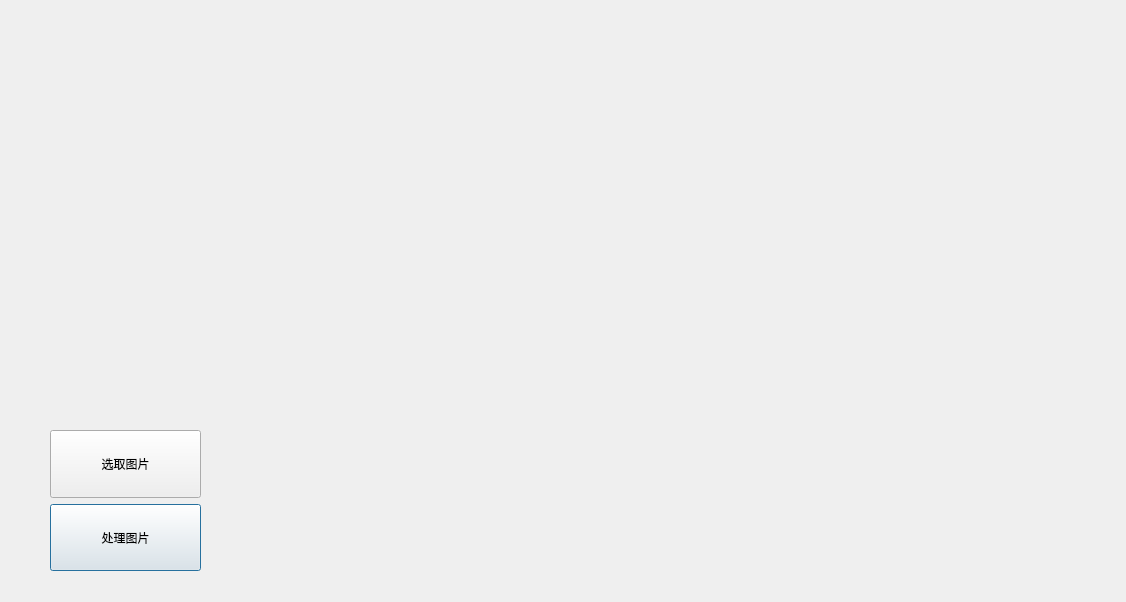
<?xml version="1.0" encoding="UTF-8"?>
<ui version="4.0">
 <class>MultiPicDialog</class>
 <widget class="QDialog" name="MultiPicDialog">
  <property name="geometry">
   <rect>
    <x>0</x>
    <y>0</y>
    <width>1126</width>
    <height>602</height>
   </rect>
  </property>
  <property name="windowTitle">
   <string>Dialog</string>
  </property>
  <widget class="QWidget" name="">
   <property name="geometry">
    <rect>
     <x>240</x>
     <y>10</y>
     <width>881</width>
     <height>561</height>
    </rect>
   </property>
   <layout class="QVBoxLayout" name="verticalLayout">
    <item>
     <layout class="QGridLayout" name="gridLayout">
      <item row="2" column="1">
       <widget class="QLabel" name="Pic_5">
        <property name="text">
         <string/>
        </property>
       </widget>
      </item>
      <item row="0" column="2">
       <widget class="QLabel" name="Pic_3">
        <property name="text">
         <string/>
        </property>
       </widget>
      </item>
      <item row="2" column="0">
       <widget class="QLabel" name="Pic_4">
        <property name="text">
         <string/>
        </property>
       </widget>
      </item>
      <item row="2" column="2">
       <widget class="QLabel" name="Pic_6">
        <property name="text">
         <string/>
        </property>
       </widget>
      </item>
      <item row="0" column="1">
       <widget class="QLabel" name="Pic_2">
        <property name="text">
         <string/>
        </property>
       </widget>
      </item>
      <item row="0" column="0">
       <widget class="QLabel" name="Pic_1">
        <property name="text">
         <string/>
        </property>
       </widget>
      </item>
     </layout>
    </item>
    <item>
     <widget class="QLabel" name="Result">
      <property name="text">
       <string/>
      </property>
      <property name="textFormat">
       <enum>Qt::RichText</enum>
      </property>
     </widget>
    </item>
   </layout>
  </widget>
  <widget class="QWidget" name="">
   <property name="geometry">
    <rect>
     <x>50</x>
     <y>430</y>
     <width>151</width>
     <height>141</height>
    </rect>
   </property>
   <layout class="QGridLayout" name="gridLayout_2">
    <item row="1" column="0">
     <widget class="QPushButton" name="pushButton_2">
      <property name="sizePolicy">
       <sizepolicy hsizetype="Expanding" vsizetype="Expanding">
        <horstretch>0</horstretch>
        <verstretch>0</verstretch>
       </sizepolicy>
      </property>
      <property name="text">
       <string>处理图片</string>
      </property>
     </widget>
    </item>
    <item row="0" column="0">
     <widget class="QPushButton" name="pushButton">
      <property name="sizePolicy">
       <sizepolicy hsizetype="Expanding" vsizetype="Expanding">
        <horstretch>0</horstretch>
        <verstretch>0</verstretch>
       </sizepolicy>
      </property>
      <property name="text">
       <string>选取图片</string>
      </property>
     </widget>
    </item>
   </layout>
  </widget>
 </widget>
 <resources/>
 <connections/>
</ui>
